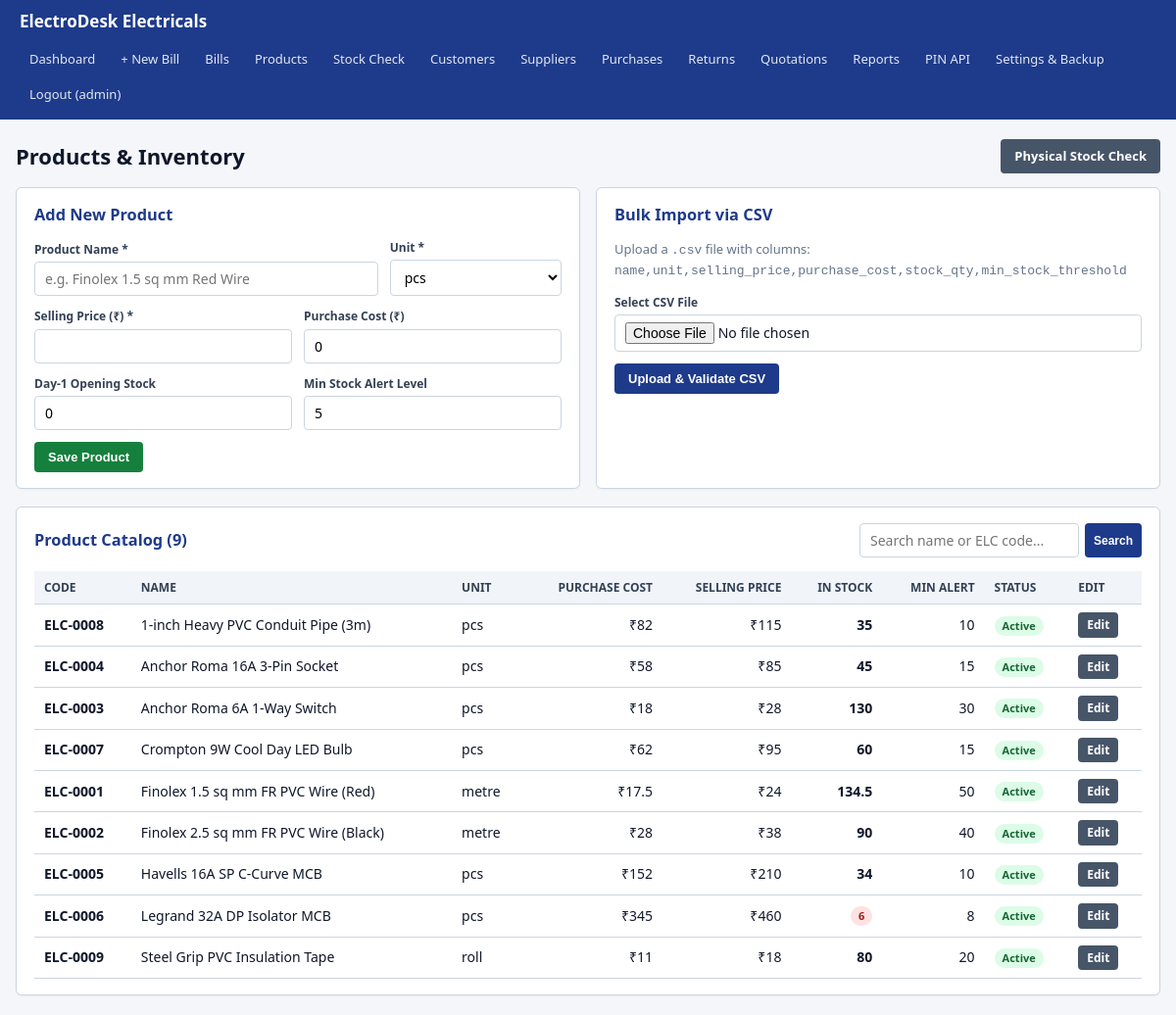
/products/ (signed in), run on the app's committed database.
### tables this page shows
CREATE TABLE store_settings (
    id INTEGER PRIMARY KEY CHECK (id = 1),
    store_name TEXT NOT NULL DEFAULT 'ElectroDesk Electricals',
    store_address TEXT NOT NULL DEFAULT 'Main Market Road, Goa',
    store_phone TEXT NOT NULL DEFAULT '',
    default_tax_rate NUMERIC NOT NULL DEFAULT 0.00
);

CREATE TABLE products (
    id INTEGER PRIMARY KEY AUTOINCREMENT,
    product_code TEXT NOT NULL UNIQUE,
    name TEXT NOT NULL,
    unit TEXT NOT NULL DEFAULT 'pcs',
    selling_price NUMERIC NOT NULL CHECK (selling_price >= 0),
    purchase_cost NUMERIC NOT NULL DEFAULT 0.00 CHECK (purchase_cost >= 0),
    stock_qty NUMERIC NOT NULL DEFAULT 0.00 CHECK (stock_qty >= 0),
    min_stock_threshold NUMERIC NOT NULL DEFAULT 5.00 CHECK (min_stock_threshold >= 0),
    is_active INTEGER NOT NULL DEFAULT 1 CHECK (is_active IN (0, 1)),
    created_at TEXT NOT NULL DEFAULT (datetime('now', 'localtime'))
);

### routes/product_routes.py (the view, shortened to what this page needs)
@product_bp.route("/", methods=["GET", "POST"])
@login_required
def index():
    db_path = current_app.config["DB_PATH"]
    search = request.args.get("search", "")
    products = inventory_service.list_products(search=search, active_only=False, db_path=db_path)
    return render_template(
        "products.html",
        products=products,
        search=search,
        allowed_units=inventory_service.ALLOWED_UNITS,
    )

### app.py (called while the page is built)
def create_app(test_config: dict | None = None) -> Flask:
    app = Flask(__name__)
    app.config.from_object(Config)
    if test_config:
        app.config.update(test_config)
    init_db(db_path=app.config["DB_PATH"])
    if not app.config.get("TESTING"):
        backup_service.run_daily_auto_backup(
            db_path=app.config["DB_PATH"],
            backup_dir=app.config["BACKUP_DIR"],
        )
    @app.context_processor
    def inject_store_settings():
        return {"store": auth_service.get_store_settings(db_path=app.config["DB_PATH"])}
    app.register_blueprint(main_bp)
    app.register_blueprint(product_bp)
    app.register_blueprint(sales_bp)
    app.register_blueprint(purchase_bp)
    app.register_blueprint(ops_bp)
    app.register_blueprint(api_bp)
    return app

### database/db.py (called while the page is built)
def get_connection(db_path: str | None = None) -> sqlite3.Connection:
    target_path = db_path or Config.DB_PATH
    conn = sqlite3.connect(target_path, timeout=10.0)
    conn.row_factory = sqlite3.Row
    conn.execute("PRAGMA foreign_keys = ON;")
    conn.execute("PRAGMA journal_mode = WAL;")
    conn.execute("PRAGMA busy_timeout = 5000;")
    return conn

### routes/__init__.py (called while the page is built)
def login_required(view_func):
    @wraps(view_func)
    def wrapped_view(*args, **kwargs):
        if "user_id" not in session:
            flash("Please log in to access ElectroDesk.", "warning")
            return redirect(url_for("main.login"))
        return view_func(*args, **kwargs)
    return wrapped_view

### services/auth_service.py (called while the page is built)
def get_store_settings(db_path: str | None = None) -> dict:
    conn = get_connection(db_path)
    try:
        row = conn.execute("SELECT * FROM store_settings WHERE id = 1").fetchone()
        return dict(row) if row else {
            "store_name": "ElectroDesk Electricals",
            "store_address": "Main Market Road, Goa",
            "store_phone": "",
            "default_tax_rate": "0.00",
        }
    finally:
        conn.close()

### templates/products.html (shortened to what this page needs)
{% extends "base.html" %}
{% block content %}
<div class="page-header">
  <h1>Products &amp; Inventory</h1>
  <a href="{{ url_for('products.reconcile') }}" class="btn btn-secondary">Physical Stock Check</a>
</div>
<div class="grid-2">
  <div class="card">
    <h3>Add New Product</h3>
    <form method="POST" action="{{ url_for('products.index') }}">
      <div class="form-row">
        <div class="form-group" style="flex: 2;">
          <label>Product Name *</label>
          <input type="text" name="name" placeholder="e.g. Finolex 1.5 sq mm Red Wire" required>
        </div>
        <div class="form-group">
          <label>Unit *</label>
          <select name="unit">
            {% for u in allowed_units %}
            <option value="{{ u }}">{{ u }}</option>
            {% endfor %}
          </select>
        </div>
      </div>
      <div class="form-row">
        <div class="form-group">
          <label>Selling Price (₹) *</label>
          <input type="number" step="0.01" min="0" name="selling_price" required>
        </div>
        <div class="form-group">
          <label>Purchase Cost (₹)</label>
          <input type="number" step="0.01" min="0" name="purchase_cost" value="0">
        </div>
      </div>
      <div class="form-row">
        <div class="form-group">
          <label>Day-1 Opening Stock</label>
          <input type="number" step="0.01" min="0" name="initial_stock" value="0">
        </div>
        <div class="form-group">
          <label>Min Stock Alert Level</label>
          <input type="number" step="0.01" min="0" name="min_stock_threshold" value="5">
        </div>
      </div>
      <button type="submit" class="btn btn-success">Save Product</button>
    </form>
  </div>
  <div class="card">
    <h3>Bulk Import via CSV</h3>
    <p style="font-size: 13px; color: var(--muted);">
      Upload a <code>.csv</code> file with columns:<br>
      <code>name,unit,selling_price,purchase_cost,stock_qty,min_stock_threshold</code>
    </p>
    <form method="POST" action="{{ url_for('products.import_csv') }}" enctype="multipart/form-data">
      <div class="form-group" style="margin-bottom: 12px;">
        <label>Select CSV File</label>
        <input type="file" name="csv_file" accept=".csv" required>
      </div>
      <button type="submit" class="btn">Upload &amp; Validate CSV</button>
    </form>
  </div>
</div>
<div class="card">
  <div class="page-header" style="margin-bottom: 8px;">
    <h3 style="margin: 0;">Product Catalog ({{ products|length }})</h3>
    <form method="GET" action="{{ url_for('products.index') }}" style="display: flex; gap: 6px;">
      <input type="text" name="search" value="{{ search }}" placeholder="Search name or ELC code...">
      <button type="submit" class="btn btn-sm">Search</button>
    </form>
  </div>
  <div class="table-wrap">
    <table>
      <thead>
        <tr>
          <th>Code</th>
          <th>Name</th>
          <th>Unit</th>
          <th class="num">Purchase Cost</th>
          <th class="num">Selling Price</th>
          <th class="num">In Stock</th>
          <th class="num">Min Alert</th>
          <th>Status</th>
          <th>Edit</th>
        </tr>
      </thead>
      <tbody>
        {% for p in products %}
        <tr>
          <td><strong>{{ p.product_code }}</strong></td>
          <td>{{ p.name }}</td>
          <td>{{ p.unit }}</td>
          <td class="num">₹{{ p.purchase_cost }}</td>
          <td class="num">₹{{ p.selling_price }}</td>
          <td class="num">
            {% if p.is_active and (p.stock_qty|float <= p.min_stock_threshold|float) %}
              <span class="badge badge-danger">{{ p.stock_qty }}</span>
            {% else %}
              <strong>{{ p.stock_qty }}</strong>
            {% endif %}
          </td>
          <td class="num">{{ p.min_stock_threshold }}</td>
          <td>
            {% if p.is_active %}
              <span class="badge badge-success">Active</span>
            {% else %}
              <span class="badge badge-warning">Inactive</span>
            {% endif %}
          </td>
          <td><a href="{{ url_for('products.edit', product_id=p.id) }}" class="btn btn-sm btn-secondary">Edit</a></td>
        </tr>
        {% else %}
        <tr><td colspan="9">No products found. Add your first electrical item above.</td></tr>
        {% endfor %}
      </tbody>
    </table>
  </div>
</div>
{% endblock %}

### templates/base.html (shortened to what this page needs)
<!DOCTYPE html>
<html lang="en">
<head>
  <link rel="stylesheet" href="{{ url_for('static', filename='style.css') }}">
</head>
<body>
  {% if session.get('user_id') %}
  <nav class="navbar no-print">
    <a class="brand" href="{{ url_for('main.dashboard') }}">{{ store.store_name }}</a>
    <div class="nav-links">
      <a href="{{ url_for('main.dashboard') }}">Dashboard</a>
      <a href="{{ url_for('sales.new_bill') }}">+ New Bill</a>
      <a href="{{ url_for('sales.billing_list') }}">Bills</a>
      <a href="{{ url_for('products.index') }}">Products</a>
      <a href="{{ url_for('products.reconcile') }}">Stock Check</a>
      <a href="{{ url_for('sales.customers') }}">Customers</a>
      <a href="{{ url_for('purchases.suppliers') }}">Suppliers</a>
      <a href="{{ url_for('purchases.purchases') }}">Purchases</a>
      <a href="{{ url_for('ops.returns') }}">Returns</a>
      <a href="{{ url_for('ops.quotations') }}">Quotations</a>
      <a href="{{ url_for('ops.reports') }}">Reports</a>
      <a href="{{ url_for('main.pin_lookup') }}">PIN API</a>
      <a href="{{ url_for('main.settings') }}">Settings &amp; Backup</a>
      <a href="{{ url_for('main.logout') }}">Logout ({{ session.get('username') }})</a>
    </div>
  </nav>
  {% endif %}
  <div class="container">
    {% block content %}{% endblock %}
  </div>
</body>
</html>

### static/style.css (style rules this page uses)
:root { --bg: #f4f6f9; --surface: #ffffff; --primary: #1e3a8a; --primary-hover: #1d4ed8; --secondary: #475569; --success: #15803d; --danger: #b91c1c; --warning: #b45309; --border: #cbd5e1; --text: #0f172a; --muted: #64748b; }
* { box-sizing: border-box; }
body { margin: 0; font-family: "Segoe UI", Tahoma, Geneva, Verdana, sans-serif; background: var(--bg); color: var(--text); font-size: 14px; line-height: 1.45; }
.navbar { background: var(--primary); color: #fff; padding: 10px 20px; display: flex; flex-wrap: wrap; align-items: center; justify-content: space-between; gap: 10px; }
.brand { font-weight: 700; font-size: 17px; color: #fff; text-decoration: none; }
.nav-links { display: flex; flex-wrap: wrap; gap: 6px; }
.nav-links a { color: #e2e8f0; text-decoration: none; padding: 6px 10px; border-radius: 4px; font-size: 13px; }
.container { max-width: 1220px; margin: 20px auto; padding: 0 16px; }
.card { background: var(--surface); border: 1px solid var(--border); border-radius: 6px; padding: 16px 18px; margin-bottom: 18px; box-shadow: 0 1px 2px rgba(0, 0, 0, 0.04); }
.card h2, .card h3 { margin-top: 0; margin-bottom: 12px; color: var(--primary); }
.grid-2 { display: grid; grid-template-columns: repeat(auto-fit, minmax(360px, 1fr)); gap: 16px; }
.form-row { display: flex; flex-wrap: wrap; gap: 12px; margin-bottom: 12px; align-items: flex-end; }
.form-group { display: flex; flex-direction: column; flex: 1; min-width: 150px; }
label { font-weight: 600; font-size: 12px; margin-bottom: 4px; color: #334155; }
input, select, textarea { padding: 7px 10px; border: 1px solid var(--border); border-radius: 4px; font-size: 14px; font-family: inherit; background: #fff; }
.btn { display: inline-block; padding: 8px 14px; border: none; border-radius: 4px; background: var(--primary); color: #fff; font-weight: 600; font-size: 13px; cursor: pointer; text-decoration: none; text-align: center; }
.btn-secondary { background: var(--secondary); }
.btn-success { background: var(--success); }
.btn-sm { padding: 4px 9px; font-size: 12px; }
.table-wrap { overflow-x: auto; }
table { width: 100%; border-collapse: collapse; margin-top: 6px; }
th, td { padding: 8px 10px; border-bottom: 1px solid var(--border); text-align: left; }
th { background: #f1f5f9; font-weight: 700; font-size: 12px; text-transform: uppercase; color: #334155; }
.num { text-align: right; font-variant-numeric: tabular-nums; }
.badge { display: inline-block; padding: 2px 8px; border-radius: 12px; font-size: 11px; font-weight: 700; }
.badge-success { background: #dcfce7; color: #166534; }
.badge-danger { background: #fee2e2; color: #991b1b; }
.page-header { display: flex; justify-content: space-between; align-items: center; flex-wrap: wrap; gap: 10px; margin-bottom: 14px; }
.page-header h1 { margin: 0; font-size: 22px; }

### data on the page
store_settings: store_name "ElectroDesk Electricals"
products: product_code "ELC-0008", name "1-inch Heavy PVC Conduit Pipe (3m)", unit "pcs", purchase_cost "82", selling_price "115", stock_qty "35", min_stock_threshold "10", is_active "Active"
products: product_code "ELC-0004", name "Anchor Roma 16A 3-Pin Socket", unit "pcs", purchase_cost "58", selling_price "85", stock_qty "45", min_stock_threshold "15", is_active "Active"
products: product_code "ELC-0003", name "Anchor Roma 6A 1-Way Switch", unit "pcs", purchase_cost "18", selling_price "28", stock_qty "130", min_stock_threshold "30", is_active "Active"
products: product_code "ELC-0007", name "Crompton 9W Cool Day LED Bulb", unit "pcs", purchase_cost "62", selling_price "95", stock_qty "60", min_stock_threshold "15", is_active "Active"
products: product_code "ELC-0001", name "Finolex 1.5 sq mm FR PVC Wire (Red)", unit "metre", purchase_cost "17.5", selling_price "24", stock_qty "134.5", min_stock_threshold "50", is_active "Active"
products: product_code "ELC-0002", name "Finolex 2.5 sq mm FR PVC Wire (Black)", unit "metre", purchase_cost "28", selling_price "38", stock_qty "90", min_stock_threshold "40", is_active "Active"
products: product_code "ELC-0005", name "Havells 16A SP C-Curve MCB", unit "pcs", purchase_cost "152", selling_price "210", stock_qty "34", min_stock_threshold "10", is_active "Active"
products: product_code "ELC-0006", name "Legrand 32A DP Isolator MCB", unit "pcs", purchase_cost "345", selling_price "460", stock_qty "6", min_stock_threshold "8", is_active "Active"
products: product_code "ELC-0009", name "Steel Grip PVC Insulation Tape", unit "roll", purchase_cost "11", selling_price "18", stock_qty "80", min_stock_threshold "20", is_active "Active"

### other printed values
{{ session.get('username') }} "admin"
{{ products|length }} "9"
form field unit "pcs"
